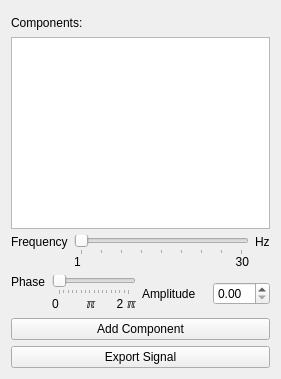
         <widget class="QWidget" name="compose_signal_tab">
          <attribute name="title">
           <string>Compose Signal</string>
          </attribute>
          <layout class="QVBoxLayout" name="verticalLayout_10">
           <item>
            <widget class="QLabel" name="components_label">
             <property name="minimumSize">
              <size>
               <width>0</width>
               <height>20</height>
              </size>
             </property>
             <property name="maximumSize">
              <size>
               <width>16777215</width>
               <height>15</height>
              </size>
             </property>
             <property name="text">
              <string>Components:</string>
             </property>
            </widget>
           </item>
           <item>
            <widget class="QListWidget" name="components_listWidget">
             <property name="maximumSize">
              <size>
               <width>16777215</width>
               <height>200</height>
              </size>
             </property>
            </widget>
           </item>
           <item>
            <layout class="QHBoxLayout" name="compose_signal_freq_line">
             <item>
              <widget class="QLabel" name="compose_freq_label">
               <property name="text">
                <string>Frequency</string>
               </property>
               <property name="alignment">
                <set>Qt::AlignmentFlag::AlignLeading|Qt::AlignmentFlag::AlignLeft|Qt::AlignmentFlag::AlignTop</set>
               </property>
              </widget>
             </item>
             <item>
              <layout class="QVBoxLayout" name="compose_freq_slider_complex">
               <property name="spacing">
                <number>0</number>
               </property>
               <item>
                <widget class="QSlider" name="compose_freq_slider">
                 <property name="maximumSize">
                  <size>
                   <width>250</width>
                   <height>16777215</height>
                  </size>
                 </property>
                 <property name="tabletTracking">
                  <bool>false</bool>
                 </property>
                 <property name="maximum">
                  <number>80</number>
                 </property>
                 <property name="tracking">
                  <bool>true</bool>
                 </property>
                 <property name="orientation">
                  <enum>Qt::Orientation::Horizontal</enum>
                 </property>
                 <property name="invertedAppearance">
                  <bool>false</bool>
                 </property>
                 <property name="invertedControls">
                  <bool>false</bool>
                 </property>
                 <property name="tickPosition">
                  <enum>QSlider::TickPosition::TicksBelow</enum>
                 </property>
                 <property name="tickInterval">
                  <number>0</number>
                 </property>
                </widget>
               </item>
               <item>
                <layout class="QHBoxLayout" name="compose_freq_labels_0_to_100">
                 <item>
                  <widget class="QLabel" name="compose_freq_1_label">
                   <property name="maximumSize">
                    <size>
                     <width>500</width>
                     <height>16777215</height>
                    </size>
                   </property>
                   <property name="text">
                    <string>1</string>
                   </property>
                  </widget>
                 </item>
                 <item>
                  <widget class="QLabel" name="compose_freq_100_label">
                   <property name="maximumSize">
                    <size>
                     <width>30</width>
                     <height>16777215</height>
                    </size>
                   </property>
                   <property name="text">
                    <string>30</string>
                   </property>
                   <property name="alignment">
                    <set>Qt::AlignmentFlag::AlignRight|Qt::AlignmentFlag::AlignTrailing|Qt::AlignmentFlag::AlignVCenter</set>
                   </property>
                   <property name="indent">
                    <number>0</number>
                   </property>
                  </widget>
                 </item>
                </layout>
               </item>
              </layout>
             </item>
             <item>
              <widget class="QLabel" name="compose_hz_label">
               <property name="text">
                <string>Hz</string>
               </property>
               <property name="alignment">
                <set>Qt::AlignmentFlag::AlignLeading|Qt::AlignmentFlag::AlignLeft|Qt::AlignmentFlag::AlignTop</set>
               </property>
              </widget>
             </item>
            </layout>
           </item>
           <item>
            <layout class="QHBoxLayout" name="compose_signal_phase_line">
             <item>
              <widget class="QLabel" name="compose_phase_label">
               <property name="maximumSize">
                <size>
                 <width>55</width>
                 <height>16777215</height>
                </size>
               </property>
               <property name="text">
                <string>Phase</string>
               </property>
               <property name="alignment">
                <set>Qt::AlignmentFlag::AlignLeading|Qt::AlignmentFlag::AlignLeft|Qt::AlignmentFlag::AlignTop</set>
               </property>
              </widget>
             </item>
             <item>
              <layout class="QVBoxLayout" name="compose_phase_slider_complex">
               <property name="spacing">
                <number>0</number>
               </property>
               <property name="leftMargin">
                <number>0</number>
               </property>
               <item>
                <widget class="QSlider" name="compose_phase_slider">
                 <property name="maximumSize">
                  <size>
                   <width>160</width>
                   <height>16777215</height>
                  </size>
                 </property>
                 <property name="maximum">
                  <number>16</number>
                 </property>
                 <property name="singleStep">
                  <number>1</number>
                 </property>
                 <property name="orientation">
                  <enum>Qt::Orientation::Horizontal</enum>
                 </property>
                 <property name="tickPosition">
                  <enum>QSlider::TickPosition::TicksBelow</enum>
                 </property>
                 <property name="tickInterval">
                  <number>0</number>
                 </property>
                </widget>
               </item>
               <item>
                <layout class="QHBoxLayout" name="phase_labels_0_to_100">
                 <item>
                  <widget class="QLabel" name="phase_label_0">
                   <property name="text">
                    <string>0</string>
                   </property>
                   <property name="indent">
                    <number>0</number>
                   </property>
                  </widget>
                 </item>
                 <item>
                  <widget class="QLabel" name="phase_label_pi">
                   <property name="text">
                    <string>&lt;html&gt;&lt;head/&gt;&lt;body&gt;&lt;p&gt;&amp;#8508;&lt;/p&gt;&lt;/body&gt;&lt;/html&gt;</string>
                   </property>
                   <property name="indent">
                    <number>6</number>
                   </property>
                  </widget>
                 </item>
                 <item>
                  <widget class="QLabel" name="phase_label_2_pi">
                   <property name="maximumSize">
                    <size>
                     <width>30</width>
                     <height>16777215</height>
                    </size>
                   </property>
                   <property name="toolTipDuration">
                    <number>-1</number>
                   </property>
                   <property name="layoutDirection">
                    <enum>Qt::LayoutDirection::LeftToRight</enum>
                   </property>
                   <property name="lineWidth">
                    <number>0</number>
                   </property>
                   <property name="text">
                    <string>&lt;html&gt;&lt;head/&gt;&lt;body&gt;&lt;p&gt;2 &amp;#8508;&lt;/p&gt;&lt;/body&gt;&lt;/html&gt;</string>
                   </property>
                   <property name="alignment">
                    <set>Qt::AlignmentFlag::AlignRight|Qt::AlignmentFlag::AlignTrailing|Qt::AlignmentFlag::AlignVCenter</set>
                   </property>
                   <property name="indent">
                    <number>0</number>
                   </property>
                  </widget>
                 </item>
                </layout>
               </item>
              </layout>
             </item>
             <item>
              <widget class="QLabel" name="compose_amplitude_label">
               <property name="minimumSize">
                <size>
                 <width>65</width>
                 <height>0</height>
                </size>
               </property>
               <property name="maximumSize">
                <size>
                 <width>70</width>
                 <height>16777215</height>
                </size>
               </property>
               <property name="text">
                <string>Amplitude</string>
               </property>
               <property name="alignment">
                <set>Qt::AlignmentFlag::AlignLeading|Qt::AlignmentFlag::AlignLeft|Qt::AlignmentFlag::AlignVCenter</set>
               </property>
              </widget>
             </item>
             <item>
              <widget class="QDoubleSpinBox" name="compose_amplitude_spin_box">
               <property name="maximumSize">
                <size>
                 <width>70</width>
                 <height>16777215</height>
                </size>
               </property>
               <property name="alignment">
                <set>Qt::AlignmentFlag::AlignLeading|Qt::AlignmentFlag::AlignLeft|Qt::AlignmentFlag::AlignVCenter</set>
               </property>
              </widget>
             </item>
            </layout>
           </item>
           <item>
            <widget class="QPushButton" name="add_component_button">
             <property name="text">
              <string>Add Component</string>
             </property>
            </widget>
           </item>
           <item>
            <widget class="QPushButton" name="save_signal_button">
             <property name="text">
              <string>Export Signal</string>
             </property>
            </widget>
           </item>
          </layout>
         </widget>
